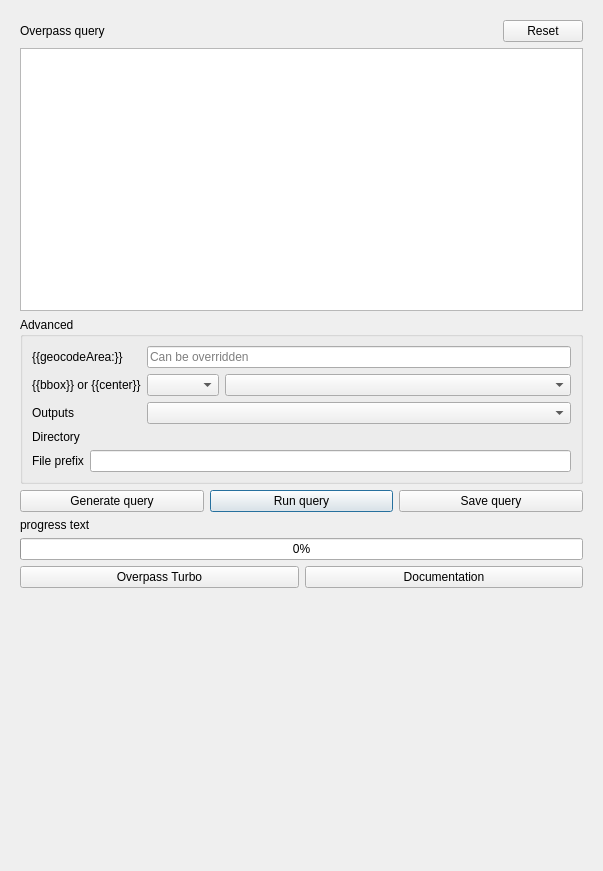
<?xml version="1.0" encoding="UTF-8"?>
<ui version="4.0">
 <class>ui_query</class>
 <widget class="QWidget" name="ui_query">
  <property name="geometry">
   <rect>
    <x>0</x>
    <y>0</y>
    <width>603</width>
    <height>871</height>
   </rect>
  </property>
  <property name="windowTitle">
   <string>QuickOSM - Query</string>
  </property>
  <layout class="QVBoxLayout" name="verticalLayout_3">
   <item>
    <widget class="QScrollArea" name="scrollArea">
     <property name="frameShape">
      <enum>QFrame::NoFrame</enum>
     </property>
     <property name="frameShadow">
      <enum>QFrame::Plain</enum>
     </property>
     <property name="widgetResizable">
      <bool>true</bool>
     </property>
     <widget class="QWidget" name="scrollAreaWidgetContents">
      <property name="geometry">
       <rect>
        <x>0</x>
        <y>0</y>
        <width>585</width>
        <height>853</height>
       </rect>
      </property>
      <layout class="QVBoxLayout" name="verticalLayout">
       <item>
        <layout class="QHBoxLayout" name="horizontalLayout_9">
         <item>
          <widget class="QLabel" name="label">
           <property name="text">
            <string>Overpass query</string>
           </property>
          </widget>
         </item>
         <item>
          <spacer name="horizontalSpacer">
           <property name="orientation">
            <enum>Qt::Horizontal</enum>
           </property>
           <property name="sizeHint" stdset="0">
            <size>
             <width>40</width>
             <height>20</height>
            </size>
           </property>
          </spacer>
         </item>
         <item>
          <widget class="QDialogButtonBox" name="buttonBox">
           <property name="sizePolicy">
            <sizepolicy hsizetype="Maximum" vsizetype="Fixed">
             <horstretch>0</horstretch>
             <verstretch>0</verstretch>
            </sizepolicy>
           </property>
           <property name="standardButtons">
            <set>QDialogButtonBox::Reset</set>
           </property>
           <property name="centerButtons">
            <bool>true</bool>
           </property>
          </widget>
         </item>
        </layout>
       </item>
       <item>
        <widget class="QTextEdit" name="textEdit_query">
         <property name="acceptRichText">
          <bool>false</bool>
         </property>
        </widget>
       </item>
       <item>
        <widget class="QgsCollapsibleGroupBox" name="advanced">
         <property name="title">
          <string>Advanced</string>
         </property>
         <property name="checked">
          <bool>false</bool>
         </property>
         <layout class="QVBoxLayout" name="verticalLayout_2">
          <item>
           <layout class="QFormLayout" name="formLayout_4">
            <property name="fieldGrowthPolicy">
             <enum>QFormLayout::ExpandingFieldsGrow</enum>
            </property>
            <item row="0" column="0">
             <widget class="QLabel" name="label_2">
              <property name="text">
               <string notr="true">{{geocodeArea:}}</string>
              </property>
             </widget>
            </item>
            <item row="0" column="1">
             <widget class="QLineEdit" name="lineEdit_nominatim">
              <property name="placeholderText">
               <string>Can be overridden</string>
              </property>
             </widget>
            </item>
            <item row="1" column="0">
             <widget class="QLabel" name="label_5">
              <property name="text">
               <string>{{bbox}} or {{center}}</string>
              </property>
             </widget>
            </item>
            <item row="1" column="1">
             <layout class="QHBoxLayout" name="horizontalLayout_3">
              <item>
               <widget class="QComboBox" name="cb_query_type"/>
              </item>
              <item>
               <widget class="QgsMapLayerComboBox" name="comboBox_extentLayer">
                <property name="sizePolicy">
                 <sizepolicy hsizetype="Expanding" vsizetype="Fixed">
                  <horstretch>0</horstretch>
                  <verstretch>0</verstretch>
                 </sizepolicy>
                </property>
               </widget>
              </item>
             </layout>
            </item>
            <item row="2" column="0">
             <widget class="QLabel" name="label_3">
              <property name="text">
               <string>Outputs</string>
              </property>
             </widget>
            </item>
            <item row="2" column="1">
             <widget class="CheckableOutputsComboBox" name="comboBox_outputs">
              <property name="sizePolicy">
               <sizepolicy hsizetype="MinimumExpanding" vsizetype="Fixed">
                <horstretch>0</horstretch>
                <verstretch>0</verstretch>
               </sizepolicy>
              </property>
             </widget>
            </item>
           </layout>
          </item>
          <item>
           <layout class="QFormLayout" name="formLayout_2">
            <property name="fieldGrowthPolicy">
             <enum>QFormLayout::ExpandingFieldsGrow</enum>
            </property>
            <item row="0" column="0">
             <widget class="QLabel" name="label_4">
              <property name="text">
               <string>Directory</string>
              </property>
             </widget>
            </item>
            <item row="0" column="1">
             <widget class="QgsFileWidget" name="output_directory"/>
            </item>
            <item row="1" column="0">
             <widget class="QLabel" name="label_6">
              <property name="text">
               <string>File prefix</string>
              </property>
             </widget>
            </item>
            <item row="1" column="1">
             <widget class="QLineEdit" name="lineEdit_filePrefix"/>
            </item>
           </layout>
          </item>
         </layout>
        </widget>
       </item>
       <item>
        <layout class="QHBoxLayout" name="horizontalLayout_2">
         <property name="sizeConstraint">
          <enum>QLayout::SetMinimumSize</enum>
         </property>
         <item>
          <widget class="QPushButton" name="pushButton_generateQuery">
           <property name="text">
            <string>Generate query</string>
           </property>
          </widget>
         </item>
         <item>
          <widget class="QPushButton" name="pushButton_runQuery">
           <property name="text">
            <string>Run query</string>
           </property>
           <property name="default">
            <bool>true</bool>
           </property>
          </widget>
         </item>
         <item>
          <widget class="QPushButton" name="pushButton_saveQuery">
           <property name="text">
            <string>Save query</string>
           </property>
          </widget>
         </item>
        </layout>
       </item>
       <item>
        <widget class="QLabel" name="label_progress">
         <property name="sizePolicy">
          <sizepolicy hsizetype="Maximum" vsizetype="Preferred">
           <horstretch>0</horstretch>
           <verstretch>0</verstretch>
          </sizepolicy>
         </property>
         <property name="text">
          <string notr="true">progress text</string>
         </property>
        </widget>
       </item>
       <item>
        <widget class="QProgressBar" name="progressBar_execution">
         <property name="value">
          <number>0</number>
         </property>
        </widget>
       </item>
       <item>
        <layout class="QHBoxLayout" name="horizontalLayout_5">
         <item>
          <widget class="QPushButton" name="pushButton_overpassTurbo">
           <property name="text">
            <string notr="true">Overpass Turbo</string>
           </property>
          </widget>
         </item>
         <item>
          <widget class="QPushButton" name="pushButton_documentation">
           <property name="text">
            <string>Documentation</string>
           </property>
          </widget>
         </item>
        </layout>
       </item>
       <item>
        <spacer name="verticalSpacer">
         <property name="orientation">
          <enum>Qt::Vertical</enum>
         </property>
         <property name="sizeHint" stdset="0">
          <size>
           <width>20</width>
           <height>71</height>
          </size>
         </property>
        </spacer>
       </item>
      </layout>
     </widget>
    </widget>
   </item>
  </layout>
 </widget>
 <customwidgets>
  <customwidget>
   <class>QgsCollapsibleGroupBox</class>
   <extends>QGroupBox</extends>
   <header>qgscollapsiblegroupbox.h</header>
   <container>1</container>
  </customwidget>
  <customwidget>
   <class>QgsFileWidget</class>
   <extends>QWidget</extends>
   <header>qgsfilewidget.h</header>
   <container>1</container>
  </customwidget>
  <customwidget>
   <class>QgsMapLayerComboBox</class>
   <extends>QComboBox</extends>
   <header>qgsmaplayercombobox.h</header>
  </customwidget>
  <customwidget>
   <class>CheckableOutputsComboBox</class>
   <extends>QComboBox</extends>
   <header>QuickOSM.ui.custom_widgets</header>
  </customwidget>
 </customwidgets>
 <tabstops>
  <tabstop>scrollArea</tabstop>
  <tabstop>textEdit_query</tabstop>
  <tabstop>advanced</tabstop>
  <tabstop>lineEdit_nominatim</tabstop>
  <tabstop>cb_query_type</tabstop>
  <tabstop>comboBox_extentLayer</tabstop>
  <tabstop>comboBox_outputs</tabstop>
  <tabstop>lineEdit_filePrefix</tabstop>
  <tabstop>pushButton_generateQuery</tabstop>
  <tabstop>pushButton_runQuery</tabstop>
  <tabstop>pushButton_saveQuery</tabstop>
  <tabstop>pushButton_overpassTurbo</tabstop>
  <tabstop>pushButton_documentation</tabstop>
 </tabstops>
 <resources/>
 <connections/>
</ui>
